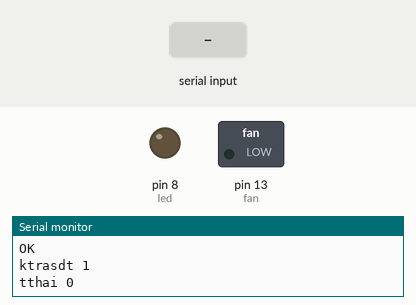
The sketch below on a simulated Arduino Uno, built with avr-gcc and run on an emulated ATmega328P. On the bench: switched loads named in the sketch (green lamp = pin HIGH), output pins drawn as LEDs (lit = HIGH), the last lines printed to the serial monitor. The test bench sets the inputs (shaded band). The modem accepts every AT command (registered, SIM ready, sends succeed) and sends nothing else.

Above: at 3.7 s.
3.8 s: "ON\n" received over the second serial link
At 4.7 s:
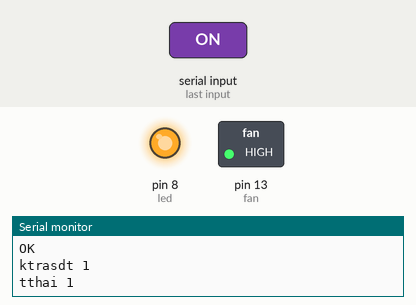
5.5 s: "OFF\n" received over the second serial link
At 6.0 s:
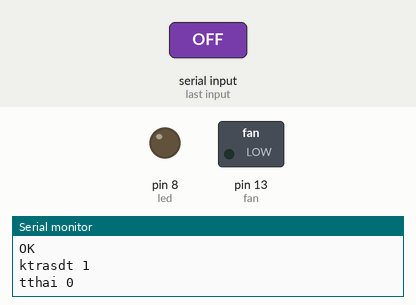
Timing chart, 0 to 8.5 s (numbered marks = the images above; inputs shaded):
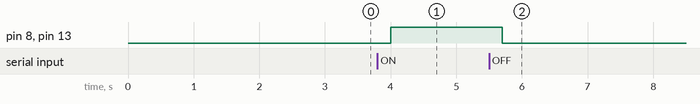

The sketch:

sms_control.ino
```cpp
#include<SoftwareSerial.h>
SoftwareSerial SIM900(2, 3);

#include <Wire.h>
#include <LiquidCrystal_I2C.h>
LiquidCrystal_I2C lcd(0x27,16,2);

const int led = 8;
const int fan = 13;
int tam,tt;
char tempchar;
const unsigned int buff_size = 160 ;
char buff1[buff_size];
int countDown;
int k=0, i=0,index=0,j=0;
char sdt[13];
char number[13]="+84389662562";
    // ghi vào số điện thoại của điện thoại
char on[]="1234 ON1";
char off[]="1234 OFF1";
boolean ktsdt = true;
void setup()
{
  Serial.begin (9600);
   //thiết lập tốc độ baud giao tiếp máy tính
  SIM900.begin (9600);
    //thiết lập tốc độ baud giao tiếp SIM900
  pinMode (led,OUTPUT);
  pinMode (fan,OUTPUT);
   //cấu hình chân số 5 là ngõ ra, kêt nối led
  digitalWrite (led,LOW); //cho led tắt
  digitalWrite (fan,LOW); //cho led tắt
  SIM900.println ("AT+CMGD=1,4\r\n");
   //xóa tất cả tin nhắn trong bộ nhớ
  delay (20);
  SIM900.println ("ATE0\r\n"); //bỏ echo của module sim
  delay(1000);
  SIM900.println ("AT+CNMI =2,2,0,0,0\r\n");
   // đặt chế độ hiện nội dung tin nhắn
  delay (1000);
  SIM900.print ("AT+CMGF=1\r\n");
    //cho phép module sim nhận và gửi tin
  delay (500) ;
//timer
  // TCCR1A = 0;
  // TCCR1B = (1 << CS12) | (1 << CS10);
  // TIMSK1 = (1 << TOIE1);
  // TCNT1 = 49911;
  // sei();  // Bật ngắt tổng thể
  //countDown=13;
 // tt=1;tam=1;
}

// void timerInterrupt()
// {
//   countDown--;  // Giảm biến đếm ngược mỗi lần ngắt
// }
void loop ()
{
  receive_uart ();
  delay (200);
  xu_ly_sms ();
  xoa_buffer () ;

  //  if (countDown > 0)
  // {
  //   TCCR1B = (1 << CS12) | (1 << CS10);
  //   lcd.setCursor(5, 0);
  //   lcd.print("FAN ON    ");
  //   lcd.setCursor(3, 1);
  //   lcd.print("OFF TIME:");
  //   lcd.setCursor(13, 1);
  //   lcd.print(countDown);
  //    if (countDown < 10)
  //    {
  //     lcd.setCursor(14, 1);
  //    lcd.print(" ");
  //    }
  //   digitalWrite(led, 1);
  //   digitalWrite(fan, 1);
  // }
  // // Kiểm tra nếu đếm ngược về 0 thì dừng timer và hiển thị thông báo trên LCD
  // else if (countDown == 0) {
  //   lcd.clear();
  //   lcd.setCursor(5, 0);
  //   lcd.print("FAN OFF!!!");
  //   digitalWrite(led, 0);
  //   digitalWrite(fan, 0);
  //   TCCR1B = 0;
  //   delay(3000);
  //   countDown =12 ;
  // }
}

// ISR(TIMER1_OVF_vect)
// {
//   TCNT1 = 49911;     // Thiết lập lại giá trị đếm ban đầu
//   timerInterrupt();  // Gọi hàm ngắt timer
// }
void sendSMS (String message)
{
  SIM900.print ("AT+CSCS =\"GSM\"\r\n");
    //lệnh AT để gửi tin
  SIM900_response (500);
  SIM900.print ("AT+CMGF=1\r\n");
    //cho phép gửi và nhận tin nhắn
  SIM900_response (500);
  SIM900.print ("AT+CMGS=\"+84985769807\"\r");
    // gửi tin nhắn đến số điện thoại
  SIM900_response (500);
  SIM900.print (message);
    //gửi nội dung tin nhắn
  SIM900_response (500);
  SIM900.print ((char)26);
    //kết thúc lệnh gửi
  SIM900_response (5000) ;
}
    // dùng timer delay kết hợp đọc SIM900 và giao tièp máy tính
void SIM900_response (int time)
{
  unsigned long tnow =millis();
  while((millis()-tnow)<time)
  {
    if (SIM900.available())
    {
      tempchar=(char)SIM900.read() ;
      if (tempchar=='r')
        {
          Serial.print ("/R/");
        }
      else if(tempchar== '\n')
       {
         Serial.println("/N/");
        }
      else Serial.print(tempchar);
    }
  }
}
void receive_uart()
    //hàm nhận tin nhắn và lưu vào mảng buffl
{
  k=0;
  while((SIM900.available()==0)){}
  while (SIM900.available()>0)
  {
    buff1[k++]=SIM900.read();
  }
}
void xu_ly_sms() // xử lý chuỗi vừa nhận
{
    //tìm vị trí số điện thoại bắt đầu bằng "+8"
  for (i=0;i<k; i++)
  {
    if((buff1[i] =='+')&&(buff1[i+1]=='8'))
    {
      index=i;
      break;
    }
  }
    //tách số điện thoại từ mảng buff1 chứa vào mảng sdt
  j=0;
  for (i=index;i<(index+12);i++)
  {
    sdt [j]=buff1[i];
    j++;
  }
  ktsdt=true;
  // for (i=0;i<13; i++)
  // {
  //   if (sdt[i]!=number[i])
  //   {
  //     ktsdt=false;
  //     break;
  //   }
  // }
  if(ktsdt==true)
   {
      if (strstr(buff1,"ON")!=NULL)
       { tt=1;
          digitalWrite(led,HIGH);
          //sendSMS("the light is ON");
          digitalWrite (fan,HIGH);
        }
      if(strstr(buff1,"OFF")!=NULL)
       {
         tt=0;
          digitalWrite (led,LOW);

          digitalWrite (fan,LOW);
         // sendSMS("the light is OFF");
       }
    }
  Serial.print("buff ");  Serial.println(buff1);
  Serial.print("ktrasdt "); Serial.println(ktsdt);
  Serial.print("tthai "); Serial.println(tt);
}
void xoa_buffer() //xóa bộ đệm
{
  for (i=0; i<=k;i++)
   {
     buff1[1]=NULL;
    }
  for (i=0;i<13;i++)
   {
      sdt[i]=NULL;
    }
  k=0;j=0;i=0;index=0;
}
```

Measured:
- after the input at 3.8 s, pin 8 (led), pin 13 (fan): LOW → HIGH after 0.20 s
- after the input at 5.5 s, pin 8 (led), pin 13 (fan): HIGH → LOW after 0.20 s
